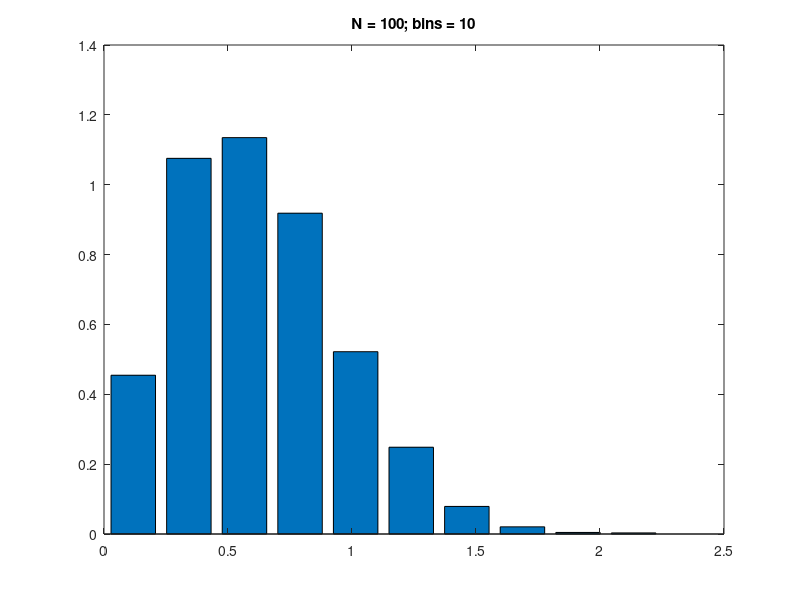
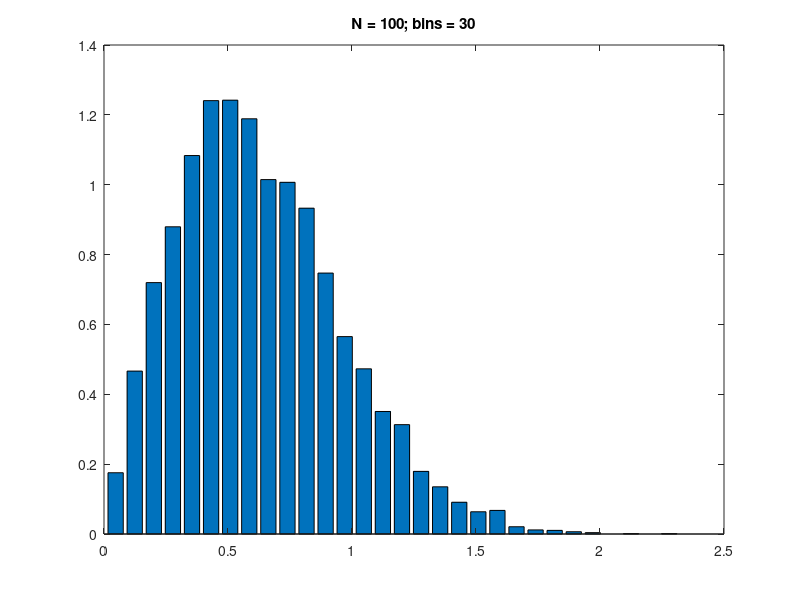
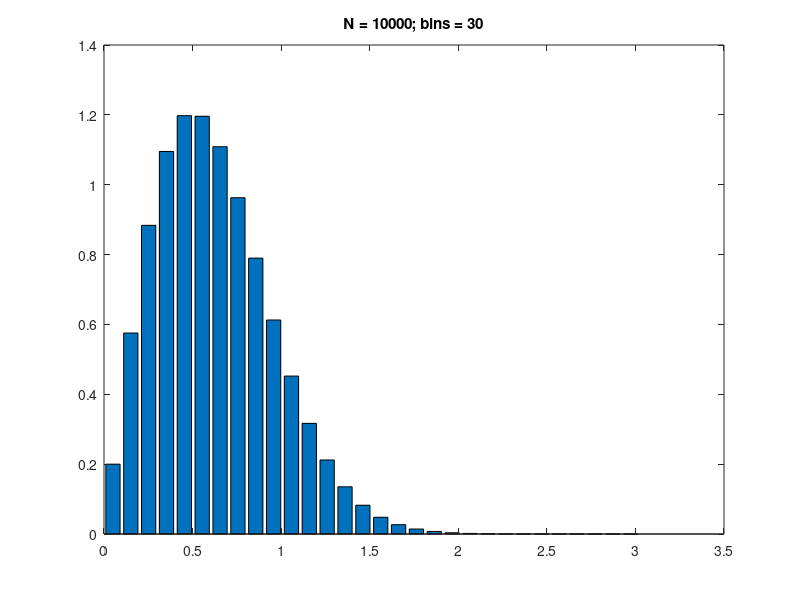
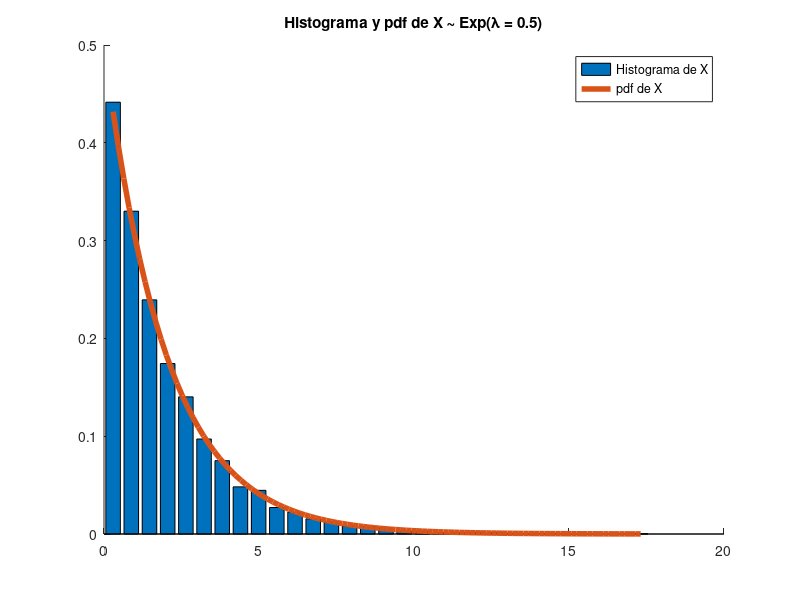

These charts were generated, in order, by the following MATLAB code:
pkg load statistics;

# Actividad 1

b = 0.5;

function plot_histogram(x, bins)
  [h, xc] = hist(x, bins);
  bar(xc, h / (sum(h) * (xc(2) - xc(1))));
end

N = [100, 100, 10000];
bins = [10, 30, 30];

for i = 1:3
  figure();
  x = raylrnd(b, N(i));
  plot_histogram(x, bins(i));
  title(['N = ' num2str(N(i)) '; bins = ' num2str(bins(i))]);
end

# Actividad 2

lambda = 0.5;
N = 10000;

u = unifrnd(0, 1, 1, N);

x = -1 / lambda * log(1 - u);

mu_est = mean(x);
var_est = var(x);

display(['mu_est = ', num2str(mu_est), '; mu = ', num2str(1/lambda)]);
display(['var_est = ', num2str(var_est), '; var = ', num2str(1/lambda^2)]);

bins = 30;

figure();
hold on;
[h, xc] = hist(x, bins);
bar(xc, h / (sum(h) * (xc(2) - xc(1))));

t = linspace(xc(1), xc(bins), 100);
plot(t, lambda*exp(-lambda*t), 'linewidth', 4);

title(['Histograma y pdf de X ~ Exp(\lambda = ' num2str(lambda) ')']);
legend(['Histograma de X'; 'pdf de X']);

# Actividad 3

N = 200;

u1 = unifrnd(0, 2, 1, N);
u2 = unifrnd(0, 3, 1, N);

u = [u1; u2];

x = [0.5*u1 - 0.3*u2; 0.7*u1 + 0.2*u2];
x1 = x(1, :);
x2 = x(2, :);

y = [1.2*u1 - 0.1*u2; 1.0*u1 + 0.1*u2];
y1 = y(1, :);
y2 = y(2, :);

function plot_ej3(x1, x2, name)
  figure();
  scatter(x1, x2);
  title(['Scatter de ' name]);
  axis([-1 3 -1 3]);
  rho = corrcoef(x1, x2)(1, 2);
  text(1, -0.5, ['\rho = ' num2str(rho)]);
end

plot_ej3(u1, u2, 'u1, u2');
plot_ej3(x1, x2, 'x1, x2');
plot_ej3(y1, y2, 'y1, y2');
